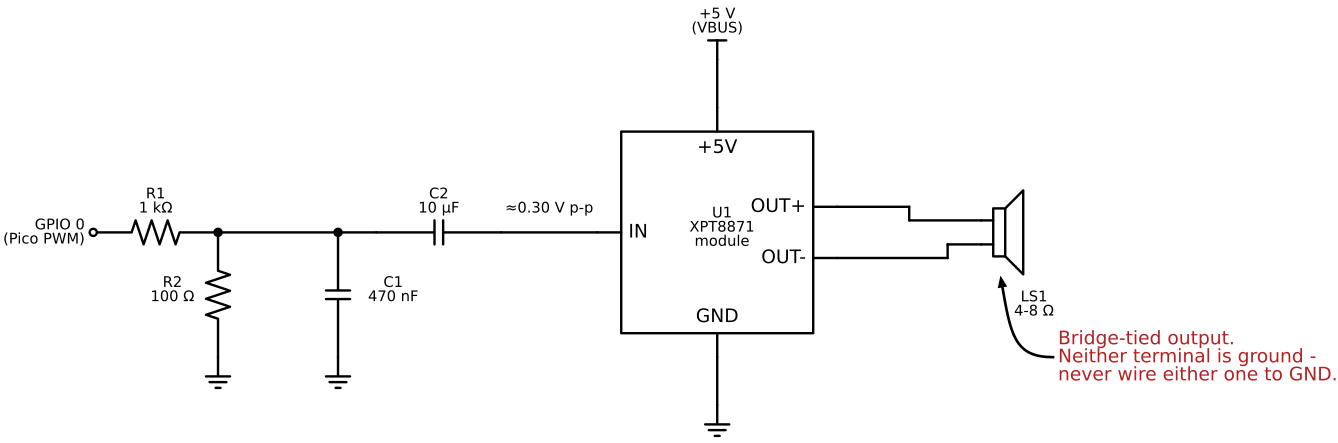

Python code for this plot:
#!/usr/bin/env python3
"""Render the Synth Sounds kit's audio output network.

Prompt:
    Draw the interface between a Raspberry Pi Pico PWM audio pin and a small
    fixed-gain XPT8871 mono amplifier module, laid out left to right.

    Starting at a labelled input terminal "GPIO 0 (Pico PWM)", a series
    resistor R1 = 1 kΩ runs right to node A. Two shunt branches drop from
    node A to ground: R2 = 100 Ω, then C1 = 470 nF a little further right.
    Together R1 and R2 attenuate the Pico's 3.3 V logic swing to about
    0.30 V peak-to-peak, and R1 in parallel with R2 working against C1 forms
    a low-pass filter cornering near 3.7 kHz.

    From node A a series capacitor C2 = 10 µF (DC blocking) runs right into
    the IN pin of U1, an XPT8871 mono amplifier module. U1 has +5V on top
    (fed from the Pico's VBUS, not 3V3), GND on the bottom, and OUT+ and
    OUT- on the right. Loudspeaker LS1 (4-8 Ω) connects directly across
    OUT+ and OUT- and to nothing else.

    Annotate node A with its measured level, mark the +5V pin as coming from
    VBUS, and add a warning note beside the speaker stating that the output
    is bridge-tied and that neither speaker terminal may be grounded.

Topology:
    GPIO0: input terminal - R1.1
    NODE_A: R1.2 - R2.1 - C1.1 - C2.1   (single net, drawn as two dots)
    GND: R2.2 - C1.2 - U1.GND
    IN: C2.2 - U1.IN
    V5: U1.+5V - VBUS terminal
    SPK: U1.OUT+ - LS1.1 ; U1.OUT- - LS1.2   (floating, no ground)

Assumptions:
    The amplifier module is treated as a black box with five external
    connections; its internal input capacitor, gain-setting resistor and
    220 uF bulk supply capacitor are on the module and are not drawn.
"""

from __future__ import annotations

import argparse
from pathlib import Path

import matplotlib

matplotlib.use("Agg")

import schemdraw
import schemdraw.elements as elm

schemdraw.use("matplotlib")

WARNING = "Bridge-tied output.\nNeither terminal is ground -\nnever wire either one to GND."


def build_drawing() -> schemdraw.Drawing:
    drawing = schemdraw.Drawing(show=False)
    drawing.config(unit=2.6, fontsize=11, lw=1.8)

    # ---- Pico side: the PWM pin feeds the series resistor -----------------
    source = drawing.add(elm.Dot(open=True).label("GPIO 0\n(Pico PWM)", loc="left"))
    r1 = drawing.add(elm.Resistor().right().at(source.center).label("R1\n1 kΩ"))

    # ---- Node A: the divider tap and the filter node ---------------------
    # R2 and C1 are two branches off one electrical node, drawn as two dots
    # joined by a wire so their symbols and labels have room to breathe.
    node_a = drawing.add(elm.Dot().at(r1.end))

    # R2 sets the attenuation: 100 / (1000 + 100) drops 3.3 V to about 0.3 V
    with drawing.hold():
        r2 = drawing.add(elm.Resistor().down().at(node_a.center))
        drawing += elm.Ground()

    # C1 works against R1 || R2 = 91 ohms, cornering near 3.7 kHz
    drawing += elm.Line().right().length(2.5).at(node_a.center)
    node_b = drawing.add(elm.Dot())
    with drawing.hold():
        c1 = drawing.add(elm.Capacitor().down().at(node_b.center))
        drawing += elm.Ground()

    # Label the two vertical branches by hand. Their symbols sit close
    # together, so the offset goes on the horizontal axis - across the
    # symbol, not along it - to keep text clear of the zigzag and plates.
    r2_mid = (r2.absanchors["start"][1] + r2.absanchors["end"][1]) / 2
    c1_mid = (c1.absanchors["start"][1] + c1.absanchors["end"][1]) / 2
    drawing += elm.Label().at((node_a.center[0] - 1.05, r2_mid)).label("R2\n100 Ω")
    drawing += elm.Label().at((node_b.center[0] + 1.05, c1_mid)).label("C1\n470 nF")

    drawing += elm.Line().right().length(0.8).at(node_b.center)
    drawing += elm.Capacitor().right().label("C2\n10 µF")
    drawing += elm.Line().right().length(2.0).label(
        "≈0.30 V p-p", loc="top", ofst=0.35
    )

    # ---- The amplifier module -------------------------------------------
    # The output pins sit in the middle two slots of four so their names
    # cannot collide with the +5V and GND names at the top and bottom.
    amp = drawing.add(
        elm.Ic(
            pins=[
                elm.IcPin(name="IN", side="left"),
                elm.IcPin(name="+5V", side="top"),
                elm.IcPin(name="GND", side="bottom"),
                elm.IcPin(name="OUT+", side="right", slot="3/4"),
                elm.IcPin(name="OUT-", side="right", slot="2/4"),
            ],
            size=(4.0, 4.2),
            label="U1\nXPT8871\nmodule",
        ).anchor("IN")
    )

    # Supply comes from VBUS: a 3.3 V rail browns out under speaker load
    drawing += elm.Line().up().length(1.0).at(amp.absanchors["+5V"])
    drawing += elm.Vdd().label("+5 V\n(VBUS)")

    drawing += elm.Line().down().length(1.0).at(amp.absanchors["GND"])
    drawing += elm.Ground()

    # ---- Speaker: floating across both outputs, grounded at neither ------
    # OUT+ and OUT- must reach the two speaker terminals by separate paths.
    # Nothing may join them: a wire between these pins would short the
    # bridge and destroy the amplifier.
    out_p = amp.absanchors["OUT+"]
    out_n = amp.absanchors["OUT-"]
    mid_y = (out_p[1] + out_n[1]) / 2
    spk_x = out_p[0] + 3.0

    # The explicit .right() is required, not cosmetic. Without it the
    # Speaker inherits the previous element's .down() direction, which
    # rotates the symbol so its two terminals sit side by side at the same
    # height instead of stacked - and the routing below silently shorts
    # OUT+ to OUT-. Schemdraw gives no warning when this happens.
    speaker = drawing.add(
        elm.Speaker().right().at((spk_x, mid_y + 0.25)).anchor("in1")
    )
    # Verify the orientation rather than trusting a glance at the image: a
    # rotated speaker still renders plausibly, but its terminals would be
    # wired wrongly.
    in1, in2 = speaker.absanchors["in1"], speaker.absanchors["in2"]
    assert abs(in1[0] - in2[0]) < 1e-6, "speaker terminals must share an x"
    assert in1[1] > in2[1], "in1 must sit above in2"

    drawing += elm.Label().at((spk_x + 1.0, mid_y - 1.6)).label("LS1\n4-8 Ω")

    # OUT+ runs out, drops to the upper terminal, then across
    drawing += elm.Line().right().at(out_p).tox(spk_x - 1.5)
    drawing += elm.Line().toy(speaker.absanchors["in1"][1])
    drawing += elm.Line().tox(speaker.absanchors["in1"][0])

    # OUT- runs out on a different column, rises to the lower terminal
    drawing += elm.Line().right().at(out_n).tox(spk_x - 0.7)
    drawing += elm.Line().toy(speaker.absanchors["in2"][1])
    drawing += elm.Line().tox(speaker.absanchors["in2"][0])

    drawing += elm.Annotate().at((spk_x + 0.4, mid_y - 0.9)).delta(
        dx=1.1, dy=-1.7
    ).label(WARNING, halign="left", color="firebrick")

    return drawing


def main() -> None:
    parser = argparse.ArgumentParser(description=__doc__)
    parser.add_argument("output", type=Path, help="Output .svg or .png path")
    args = parser.parse_args()
    if args.output.suffix.lower() not in {".svg", ".png"}:
        parser.error("output must end in .svg or .png")
    args.output.parent.mkdir(parents=True, exist_ok=True)

    drawing = build_drawing()
    drawing.save(
        args.output,
        transparent=args.output.suffix.lower() == ".svg",
        dpi=180,
    )


if __name__ == "__main__":
    main()
